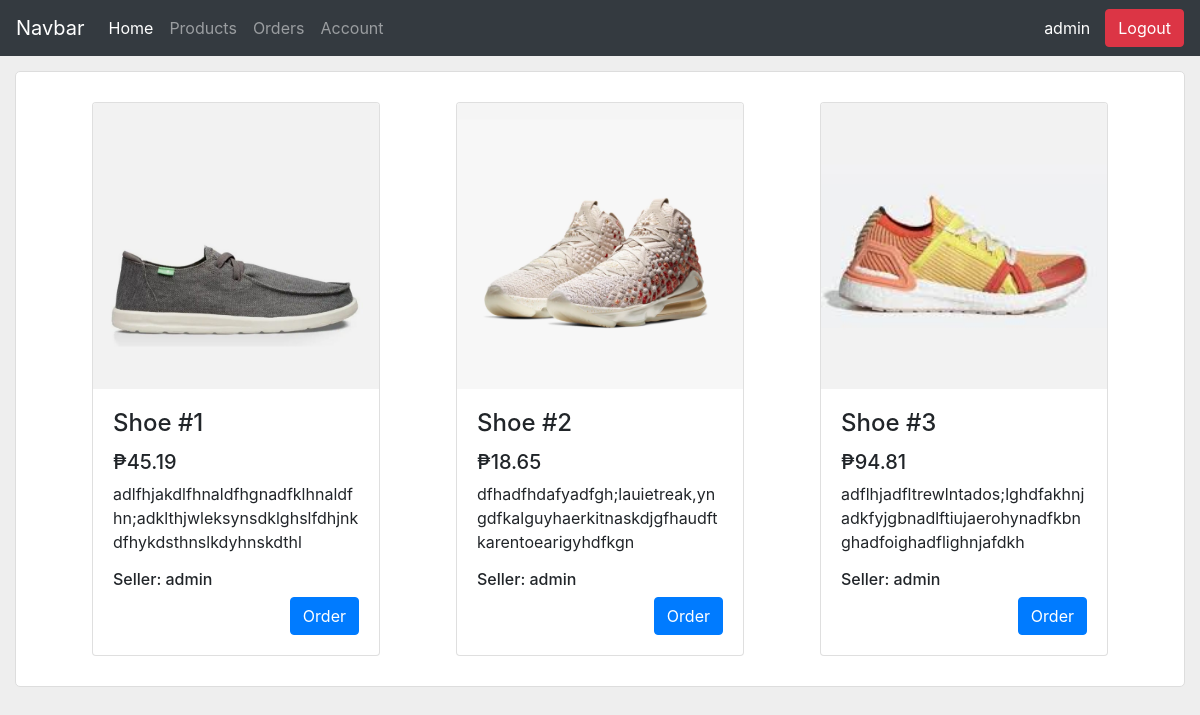
The app's page / (signed in) with its own data.
### client/models.py (models this page shows, shortened)
class Product(models.Model):
	name = models.CharField(max_length=30)
	price = models.FloatField()
	description = models.CharField(max_length=255)
	product_pic = models.ImageField()
	seller = models.ForeignKey(User, on_delete=models.CASCADE)
	created_at = models.DateTimeField(auto_now_add=True)
	updated_at = models.DateTimeField(auto_now=True)

### client/views.py (the view)
# urls.py: path("", index, name="index"),
@login_required(login_url="login")
def index(request):
	products = Product.objects.all()
	context = {
		"products": products
	}
	return render(request, "index.html", context)

### client/templates/index.html (shortened to what this page needs)
{% extends 'base.html' %}
{% block body %}
{% include "nav.html" %}
{% if products %}
<div class="products-wrapper">
	{% for product in products %}
    <div class="card" style="width: 18rem;">
      <img class="card-img-top" src="{{product.product_pic.url}}" alt="Card image cap">
      <div class="card-body">
				<h4 class="card-title">{{product.name}}</h4>
				<h5>&#8369;{{product.price}}</h5>
        <p class="card-text">{{product.description}}</p>
				<h6>Seller: {{product.seller}}</h6>
				<form action="{% url 'create-order' %}" method="POST">
					<div class="order-btn-wrapper">
        		<button type="submit" class="btn btn-primary">Order</button>
					</div>
				</form>
      </div>
    </div>
  {% endfor %}
</div>
{% else %}
<p class="not-found">No items found.</p>
{% endif %}
{% endblock %}

### client/templates/base.html (shortened to what this page needs)
<!DOCTYPE html>
<html lang="en">
<head>
	<link rel="stylesheet" href="https://stackpath.bootstrapcdn.com/bootstrap/4.5.2/css/bootstrap.min.css"
>
</head>
<body style="background-color: #eee;">
	<main>
		{% block body %}{% endblock %}
	</main>
</body>
</html>

### client/templates/nav.html (shortened to what this page needs)
<nav class="navbar navbar-expand-lg navbar-dark bg-dark">
  <a class="navbar-brand" href="#">Navbar</a>
  <div class="collapse navbar-collapse" id="navbarSupportedContent">
    <ul class="navbar-nav mr-auto">
      <li class="nav-item active">
        <a class="nav-link" href="{% url 'index' %}">Home <span class="sr-only">(current)</span></a>
      </li>
      <li class="nav-item">
        <a class="nav-link" href="{% url 'products' %}">Products</a>
      </li>
      <li class="nav-item">
        <a class="nav-link" href="{% url 'orders' %}">Orders</a>
      </li>
      <li class="nav-item">
        <a class="nav-link" href="">Account</a>
      </li>
    </ul>
    {% if user.is_authenticated %}
    <p class="user">{{ user }}</p>
    <a class="btn btn-danger" href="{% url 'logout' %}">Logout</a>
    {% endif %}
  </div>
</nav>

### client/templates/base.html (style rules this page uses)
body { overflow-x: hidden; }
.user { color: white; margin-bottom: 0; margin-right: 15px; }

### client/templates/index.html (style rules this page uses)
.products-wrapper { margin: 15px; display: flex; flex-wrap: wrap; justify-content: space-evenly; align-items: center; background-color: white; padding: 30px 0; padding-bottom: 5px; border-radius: 5px; border: 1px solid #ddd; }
.card { margin-bottom: 25px; }
.order-btn-wrapper { text-align: right; }

### records on screen
Product: product_pic (picture), name "Shoe #1", price "45.19", description "adlfhjakdlfhnaldfhgnadfklhnaldfhn;adklthjwleksynsdklghslfdhjnkdfhykdsthnslkdyhnskdthl", seller "admin"
Product: product_pic (picture), name "Shoe #2", price "18.65", description "dfhadfhdafyadfgh;lauietreak,yngdfkalguyhaerkitnaskdjgfhaudftkarentoearigyhdfkgn", seller "admin"
Product: product_pic (picture), name "Shoe #3", price "94.81", description "adflhjadfltrewlntados;lghdfakhnjadkfyjgbnadlftiujaerohynadfkbnghadfoighadflighnjafdkh", seller "admin"

### other values on screen
{{ user }} "admin"
